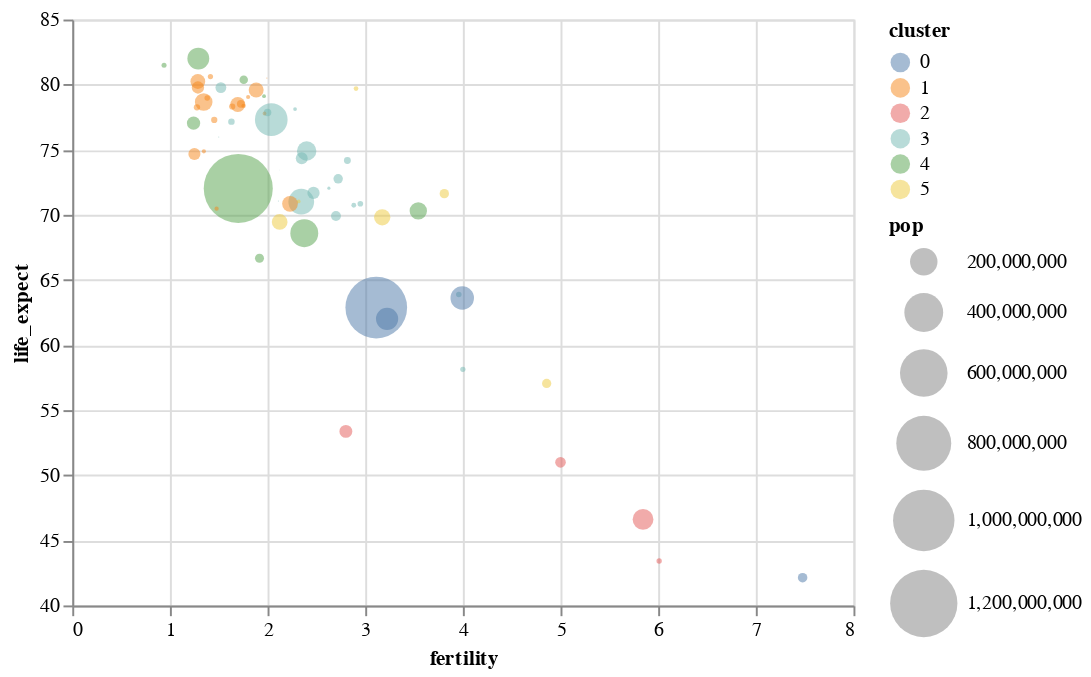

Notebook code cell kept with this figure:
### Code cell
# wColor
alt.Chart(df2k).mark_point(filled=True, opacity=0.5).encode( # alternative zu Circle
    alt.X("fertility:Q"),
    alt.Y("life_expect:Q", scale=alt.Scale(zero=False)),
    alt.Size("pop:Q", scale=alt.Scale(range=[0,1250])),
    alt.Color("cluster:N") # es ginge hier auch gradient, wenn Q
)

### Figure 1 — Vega-Lite specification as saved in the notebook (floating-point values rounded to 4 significant figures)
{"$schema": "https://vega.github.io/schema/vega-lite/v4.8.1.json", "config": {"view": {"continuousHeight": 300, "continuousWidth": 400}}, "data": {"name": "data-fdeb0b749a6385830bd1445d39ad6ea0"}, "datasets": {"data-fdeb0b749a6385830bd1445d39ad6ea0": [{"cluster": 0, "country": "Afghanistan", "fertility": 7.479, "life_expect": 42.13, "pop": 23898198, "year": 2000}, {"cluster": 3, "country": "Argentina", "fertility": 2.35, "life_expect": 74.34, "pop": 37497728, "year": 2000}, {"cluster": 3, "country": "Aruba", "fertility": 2.124, "life_expect": 73.45, "pop": 69539, "year": 2000}, {"cluster": 4, "country": "Australia", "fertility": 1.756, "life_expect": 80.37, "pop": 19164620, "year": 2000}, {"cluster": 1, "country": "Austria", "fertility": 1.382, "life_expect": 78.98, "pop": 8113413, "year": 2000}, {"cluster": 3, "country": "Bahamas", "fertility": 2.111, "life_expect": 71.07, "pop": 290075, "year": 2000}, {"cluster": 0, "country": "Bangladesh", "fertility": 3.224, "life_expect": 62.01, "pop": 130406594, "year": 2000}, {"cluster": 3, "country": "Barbados", "fertility": 1.5, "life_expect": 75.97, "pop": 273483, "year": 2000}, {"cluster": 1, "country": "Belgium", "fertility": 1.638, "life_expect": 78.32, "pop": 10263618, "year": 2000}, {"cluster": 3, "country": "Bolivia", "fertility": 3.958, "life_expect": 63.88, "pop": 8152620, "year": 2000}, {"cluster": 3, "country": "Brazil", "fertility": 2.345, "life_expect": 71.01, "pop": 175552771, "year": 2000}, {"cluster": 3, "country": "Canada", "fertility": 1.522, "life_expect": 79.77, "pop": 31278097, "year": 2000}, {"cluster": 3, "country": "Chile", "fertility": 2, "life_expect": 77.86, "pop": 15153450, "year": 2000}, {"cluster": 4, "country": "China", "fertility": 1.7, "life_expect": 72.03, "pop": 1262645000, "year": 2000}, {"cluster": 3, "country": "Colombia", "fertility": 2.47, "life_expect": 71.68, "pop": 39685655, "year": 2000}, {"cluster": 3, "country": "Costa Rica", "fertility": 2.281, "life_expect": 78.12, "pop": 3710558, "year": 2000}, {"cluster": 1, "country": "Croatia", "fertility": 1.348, "life_expect": 74.88, "pop": 4410830, "year": 2000}, {"cluster": 3, "country": "Cuba", "fertility": 1.63, "life_expect": 77.16, "pop": 11134273, "year": 2000}, {"cluster": 3, "country": "Dominican Republic", "fertility": 2.95, "life_expect": 70.85, "pop": 8385828, "year": 2000}, {"cluster": 3, "country": "Ecuador", "fertility": 2.817, "life_expect": 74.17, "pop": 12505204, "year": 2000}, {"cluster": 5, "country": "Egypt", "fertility": 3.174, "life_expect": 69.81, "pop": 70492342, "year": 2000}, {"cluster": 3, "country": "El Salvador", "fertility": 2.883, "life_expect": 70.73, "pop": 6122515, "year": 2000}, {"cluster": 1, "country": "Finland", "fertility": 1.754, "life_expect": 78.37, "pop": 5168595, "year": 2000}, {"cluster": 1, "country": "France", "fertility": 1.883, "life_expect": 79.59, "pop": 59381628, "year": 2000}, {"cluster": 1, "country": "Georgia", "fertility": 1.478, "life_expect": 70.48, "pop": 4777209, "year": 2000}, {"cluster": 1, "country": "Germany", "fertility": 1.346, "life_expect": 78.67, "pop": 82187909, "year": 2000}, {"cluster": 1, "country": "Greece", "fertility": 1.277, "life_expect": 78.26, "pop": 10559110, "year": 2000}, {"cluster": 3, "country": "Grenada", "fertility": 2.429, "life_expect": 67.75, "pop": 89312, "year": 2000}, {"cluster": 3, "country": "Haiti", "fertility": 4, "life_expect": 58.14, "pop": 7306302, "year": 2000}, {"cluster": 4, "country": "Hong Kong", "fertility": 0.94, "life_expect": 81.5, "pop": 6658720, "year": 2000}, {"cluster": 1, "country": "Iceland", "fertility": 1.993, "life_expect": 80.5, "pop": 281043, "year": 2000}, {"cluster": 0, "country": "India", "fertility": 3.113, "life_expect": 62.88, "pop": 1007702000, "year": 2000}, {"cluster": 4, "country": "Indonesia", "fertility": 2.376, "life_expect": 68.59, "pop": 206265000, "year": 2000}, {"cluster": 5, "country": "Iran", "fertility": 2.124, "life_expect": 69.45, "pop": 65660289, "year": 2000}, {"cluster": 5, "country": "Iraq", "fertility": 4.858, "life_expect": 57.05, "pop": 22675617, "year": 2000}, {"cluster": 1, "country": "Ireland", "fertility": 1.969, "life_expect": 77.78, "pop": 3791690, "year": 2000}, {"cluster": 5, "country": "Israel", "fertility": 2.906, "life_expect": 79.7, "pop": 5842454, "year": 2000}, {"cluster": 1, "country": "Italy", "fertility": 1.286, "life_expect": 80.24, "pop": 57719337, "year": 2000}, {"cluster": 3, "country": "Jamaica", "fertility": 2.628, "life_expect": 72.05, "pop": 2615467, "year": 2000}, {"cluster": 4, "country": "Japan", "fertility": 1.291, "life_expect": 82, "pop": 126699784, "year": 2000}, {"cluster": 2, "country": "Kenya", "fertility": 5, "life_expect": 50.99, "pop": 29985839, "year": 2000}, {"cluster": 4, "country": "South Korea", "fertility": 1.917, "life_expect": 66.66, "pop": 21647682, "year": 2000}, {"cluster": 4, "country": "North Korea", "fertility": 1.242, "life_expect": 77.05, "pop": 47351083, "year": 2000}, {"cluster": 5, "country": "Lebanon", "fertility": 2.319, "life_expect": 71.03, "pop": 3578036, "year": 2000}, {"cluster": 3, "country": "Mexico", "fertility": 2.401, "life_expect": 74.9, "pop": 99926620, "year": 2000}, {"cluster": 1, "country": "Netherlands", "fertility": 1.726, "life_expect": 78.53, "pop": 15907853, "year": 2000}, {"cluster": 4, "country": "New Zealand", "fertility": 1.964, "life_expect": 79.11, "pop": 3819762, "year": 2000}, {"cluster": 2, "country": "Nigeria", "fertility": 5.845, "life_expect": 46.61, "pop": 114306700, "year": 2000}, {"cluster": 1, "country": "Norway", "fertility": 1.801, "life_expect": 79.05, "pop": 4492400, "year": 2000}, {"cluster": 0, "country": "Pakistan", "fertility": 3.994, "life_expect": 63.61, "pop": 146342958, "year": 2000}, {"cluster": 3, "country": "Peru", "fertility": 2.7, "life_expect": 69.91, "pop": 25979722, "year": 2000}, {"cluster": 4, "country": "Philippines", "fertility": 3.544, "life_expect": 70.3, "pop": 79739825, "year": 2000}, {"cluster": 1, "country": "Poland", "fertility": 1.251, "life_expect": 74.67, "pop": 38654164, "year": 2000}, {"cluster": 1, "country": "Portugal", "fertility": 1.454, "life_expect": 77.29, "pop": 10335597, "year": 2000}, {"cluster": 2, "country": "Rwanda", "fertility": 6.01, "life_expect": 43.41, "pop": 7507056, "year": 2000}, {"cluster": 5, "country": "Saudi Arabia", "fertility": 3.81, "life_expect": 71.63, "pop": 23153090, "year": 2000}, {"cluster": 2, "country": "South Africa", "fertility": 2.802, "life_expect": 53.37, "pop": 44066197, "year": 2000}, {"cluster": 1, "country": "Spain", "fertility": 1.287, "life_expect": 79.78, "pop": 40016081, "year": 2000}, {"cluster": 1, "country": "Switzerland", "fertility": 1.415, "life_expect": 80.62, "pop": 7266920, "year": 2000}, {"cluster": 1, "country": "Turkey", "fertility": 2.23, "life_expect": 70.84, "pop": 65666677, "year": 2000}, {"cluster": 1, "country": "United Kingdom", "fertility": 1.695, "life_expect": 78.47, "pop": 59522468, "year": 2000}, {"cluster": 3, "country": "United States", "fertility": 2.038, "life_expect": 77.31, "pop": 282338631, "year": 2000}, {"cluster": 3, "country": "Venezuela", "fertility": 2.723, "life_expect": 72.77, "pop": 23542649, "year": 2000}]}, "encoding": {"color": {"field": "cluster", "type": "nominal"}, "size": {"field": "pop", "scale": {"range": [0, 1250]}, "type": "quantitative"}, "x": {"field": "fertility", "type": "quantitative"}, "y": {"field": "life_expect", "scale": {"zero": false}, "type": "quantitative"}}, "mark": {"filled": true, "opacity": 0.5, "type": "point"}}
